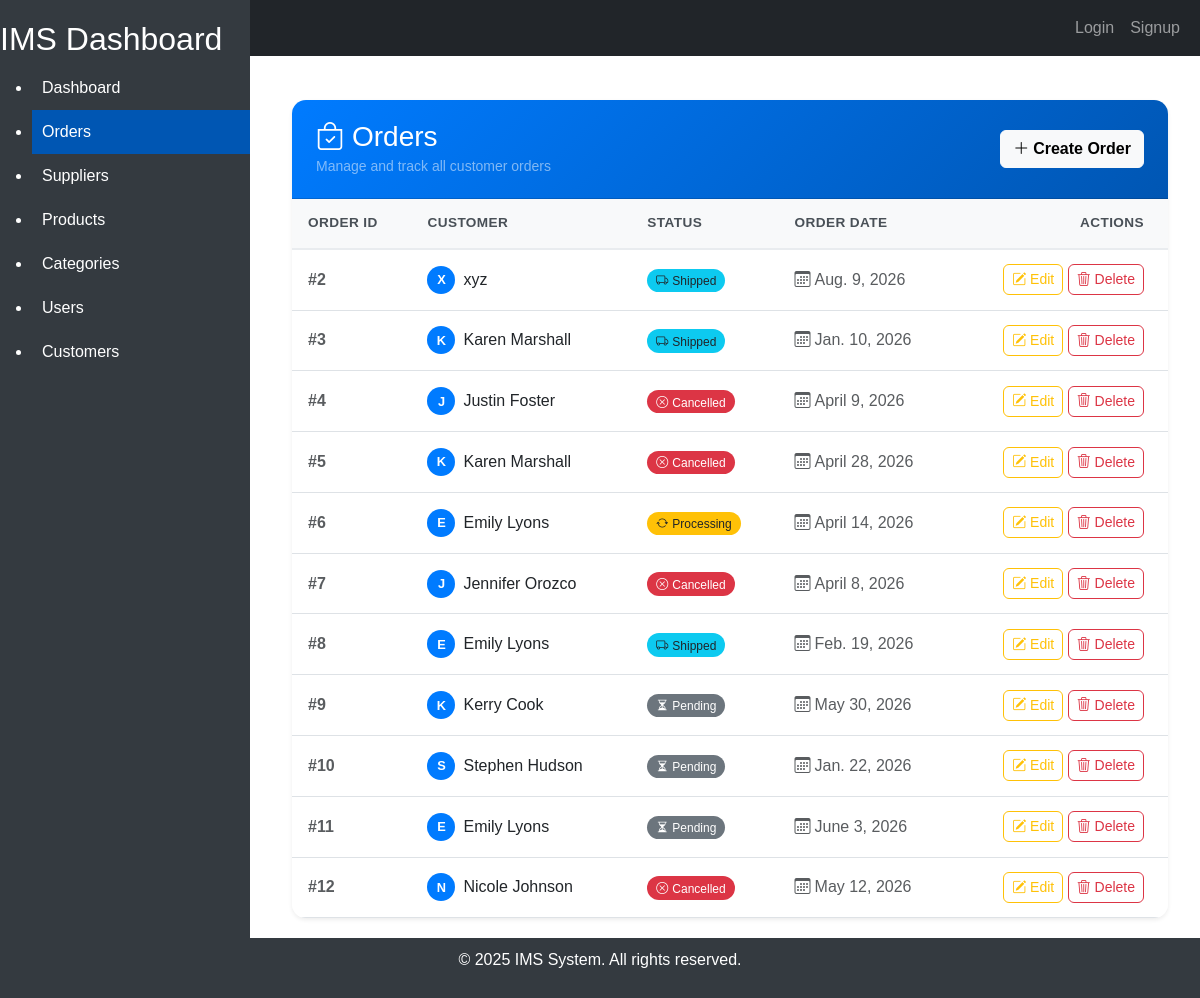
Screenshot of /orders/ with the database file from the repository.
### Orders/models.py (models this page shows, shortened)
class Order(models.Model):
    class OrderStatus(models.TextChoices):
        PENDING = "Pending"
        PROCESSING = "Processing"
        SHIPPED = "Shipped"
        DELIVERED = "Delivered"
        CANCELLED = "Cancelled"
    order_id = models.AutoField(primary_key=True)
    customer = models.ForeignKey(Customer, on_delete=models.CASCADE)
    order_date = models.DateField(default=None,blank=True)
    status = models.CharField(max_length=100, choices=OrderStatus.choices, default=OrderStatus.PENDING)
    order_details = models.ManyToManyField(Product)

### customer/models.py (models this page shows, shortened)
class Customer(models.Model):
    id = models.AutoField(primary_key=True)
    name = models.CharField(max_length=100)
    email = models.EmailField(unique=True)
    phone = models.CharField(max_length=15, blank=True, null=True)
    address = models.TextField(blank=True, null=True)
    created_at = models.DateTimeField(auto_now_add=True)
    updated_at = models.DateTimeField(auto_now=True)
    class Meta:
        db_table = 'customers'
        verbose_name = 'Customer'
        verbose_name_plural = 'Customers'

### Orders/views.py (the view)
# urls.py: path('orders/', views.order_list, name='order_list'),
def order_list(request):
    orders_list = Order.objects.all()
    paginator = Paginator(orders_list,25)
    page_number = request.GET.get('page')
    orders = paginator.get_page(page_number)
    return render(request, 'orders/order_list.html', {'orders': orders})

### Orders/templates/orders/order_list.html (shortened to what this page needs)
{% extends 'home/base.html' %}
{% block content %}
<link rel="stylesheet" href="https://cdn.jsdelivr.net/npm/bootstrap-icons@1.11.3/font/bootstrap-icons.css">
<div class="container mt-4">
    <div class="orders-card card border-0 shadow-sm">
        <div class="card-header orders-header d-flex flex-wrap justify-content-between align-items-center gap-2">
            <div>
                <h3 class="mb-0"><i class="bi bi-bag-check me-2"></i>Orders</h3>
                <small class="text-white-50">Manage and track all customer orders</small>
            </div>
            <a href="{% url 'order_create' %}" class="btn btn-light fw-semibold">
                <i class="bi bi-plus-lg me-1"></i>Create Order
            </a>
        </div>
        <div class="card-body p-0">
            <div class="table-responsive">
                <table class="table table-hover align-middle mb-0 orders-table">
                    <thead>
                        <tr>
                            <th>Order ID</th>
                            <th>Customer</th>
                            <th>Status</th>
                            <th>Order Date</th>
                            <th class="text-end pe-4">Actions</th>
                        </tr>
                    </thead>
                    <tbody>
                        {% for order in orders %}
                        <tr>
                            <td class="fw-semibold text-muted">#{{ order.order_id }}</td>
                            <td>
                                <div class="d-flex align-items-center gap-2">
                                    <span class="avatar-circle">{{ order.customer.name|slice:":1"|upper }}</span>
                                    <span>{{ order.customer.name }}</span>
                                </div>
                            </td>
                            <td>
                                {% if order.status == 'Pending' %}
                                <span class="badge status-badge bg-secondary"><i class="bi bi-hourglass-split me-1"></i>{{ order.status }}</span>
                                {% elif order.status == 'Processing' %}
                                <span class="badge status-badge bg-warning text-dark"><i class="bi bi-arrow-repeat me-1"></i>{{ order.status }}</span>
                                {% elif order.status == 'Shipped' %}
                                <span class="badge status-badge bg-info text-dark"><i class="bi bi-truck me-1"></i>{{ order.status }}</span>
                                {% elif order.status == 'Delivered' %}
                                <span class="badge status-badge bg-success"><i class="bi bi-check-circle me-1"></i>{{ order.status }}</span>
                                {% elif order.status == 'Cancelled' %}
                                <span class="badge status-badge bg-danger"><i class="bi bi-x-circle me-1"></i>{{ order.status }}</span>
                                {% else %}
                                <span class="badge status-badge bg-secondary">{{ order.status }}</span>
                                {% endif %}
                            </td>
                            <td class="text-muted"><i class="bi bi-calendar3 me-1"></i>{{ order.order_date }}</td>
                            <td class="text-end pe-4">
                                <a href="{% url 'order_update' order.order_id %}" class="btn btn-sm btn-outline-warning" title="Edit order">
                                    <i class="bi bi-pencil-square"></i> Edit
                                </a>
                                <a href="{% url 'order_delete' order.order_id %}" class="btn btn-sm btn-outline-danger" title="Delete order"
                                    onclick="return confirm('Are you sure you want to delete this order?');">
                                    <i class="bi bi-trash3"></i> Delete
                                </a>
                            </td>
                        </tr>
                        {% endfor %}
                    </tbody>
                </table>
            </div>
        </div>
    </div>
</div>
{% endblock %}

### home/templates/home/base.html (shortened to what this page needs)
<!DOCTYPE html>
<html lang="en">
<head>
    <link href="https://cdn.jsdelivr.net/npm/bootstrap@5.3.0-alpha1/dist/css/bootstrap.min.css" rel="stylesheet">
</head>
<body>
    <nav class="navbar navbar-expand-lg navbar-dark bg-dark">
        <div class="container-fluid">
            <a class="navbar-brand" href="#">IMS</a>
            <div class="collapse navbar-collapse" id="navbarNav">
                <ul class="navbar-nav ms-auto">
                    {% if user.is_authenticated %}
                    <li class="nav-item">
                        <a class="nav-link" href="#">Welcome, {{ user.username }}</a>
                    </li>
                    <li class="nav-item">
                        <a class="nav-link" href="{% url 'logout' %}">Logout</a>
                    </li>
                    {% else %}
                    <li class="nav-item">
                        <a class="nav-link" href="{% url 'login' %}">Login</a>
                    </li>
                    <li class="nav-item">
                        <a class="nav-link" href="{% url 'signup' %}">Signup</a>
                    </li>
                    {% endif %}
                </ul>
            </div>
        </div>
    </nav>
    <div class="sidebar">
        <h2>IMS Dashboard</h2>
        <ul>
            <li>
                <a href="{% url 'dashboard' %}"
                    class="{% if request.path == '/dashboard/' %}active{% endif %}">Dashboard</a>
            </li>
            <li>
                <a href="{% url 'order_list' %}"
                    class="{% if request.path == '/orders/' %}active{% endif %}">Orders</a>
            </li>
            <li>
                <a href="{% url 'supplier-list' %}"
                    class="{% if request.path == '/suppliers/' %}active{% endif %}">Suppliers</a>
            </li>
            <li>
                <a href="{% url 'product-list' %}"
                    class="{% if request.path == '/product/products/' %}active{% endif %}">Products</a>
            </li>
            <li>
                <a href="{% url 'category-list' %}"
                    class="{% if request.path == '/product/category/' %}active{% endif %}">Categories</a>
            </li>
            <li>
                <a href="{% url 'user-list' %}"
                    class="{% if request.path == '/user/users/' %}active{% endif %}">Users</a>
            </li>
            <li>
                <a href="{% url 'customer-list' %}"
                    class="{% if request.path == '/customers/' %}active{% endif %}">Customers</a>
            </li>
        </ul>
    </div>
    <div class="content">
        {% block content %}
        {% endblock %}
    </div>
    <footer class="footer">
        <div class="container">
            <p>&copy; 2025 IMS System. All rights reserved.</p>
        </div>
    </footer>
</body>
</html>

### home/templates/home/base.html (style rules this page uses)
body { font-family: Arial, sans-serif; display: flex; flex-direction: column; min-height: 100vh; }
.sidebar { position: fixed; top: 0; left: 0; height: 100%; width: 250px; background-color: #343a40; color: #fff; padding-top: 20px; }
.sidebar a { color: #fff; text-decoration: none; padding: 10px; display: block; }
.sidebar .active { background-color: #0056b3; }
.content { margin-left: 260px; padding: 20px; flex: 1; }
.footer { background-color: #343a40; color: white; text-align: center; padding: 10px 0; position: relative; width: 100%; }

### Orders/templates/orders/order_list.html (style rules this page uses)
.orders-card { border-radius: 14px; overflow: hidden; }
.orders-header { background: linear-gradient(135deg, #007bff, #0056b3); color: #fff; padding: 1.25rem 1.5rem; }
.orders-table thead th { background-color: #f8f9fa; color: #495057; font-size: 0.85rem; text-transform: uppercase; letter-spacing: 0.03em; border-bottom: 2px solid #e9ecef; padding: 0.9rem 1rem; }
.orders-table td { padding: 0.9rem 1rem; vertical-align: middle; }
.orders-table tbody tr { transition: background-color 0.15s ease-in-out; }
.status-badge { padding: 0.45em 0.75em; font-weight: 500; border-radius: 30px; }
.avatar-circle { width: 28px; height: 28px; border-radius: 50%; background-color: #007bff; color: #fff; display: inline-flex; align-items: center; justify-content: center; font-size: 0.8rem; font-weight: 600; flex-shrink: 0; }
.orders-table .btn { border-radius: 6px; }

### rows the page displays
Order: order_id "2", customer.name "X", customer.name "xyz", status "Shipped", order_date "Aug. 9, 2026"
Order: order_id "3", customer.name "K", customer.name "Karen Marshall", status "Shipped", order_date "Jan. 10, 2026"
Order: order_id "4", customer.name "J", customer.name "Justin Foster", status "Cancelled", order_date "April 9, 2026"
Order: order_id "5", customer.name "K", customer.name "Karen Marshall", status "Cancelled", order_date "April 28, 2026"
Order: order_id "6", customer.name "E", customer.name "Emily Lyons", status "Processing", order_date "April 14, 2026"
Order: order_id "7", customer.name "J", customer.name "Jennifer Orozco", status "Cancelled", order_date "April 8, 2026"
Order: order_id "8", customer.name "E", customer.name "Emily Lyons", status "Shipped", order_date "Feb. 19, 2026"
Order: order_id "9", customer.name "K", customer.name "Kerry Cook", status "Pending", order_date "May 30, 2026"
Order: order_id "10", customer.name "S", customer.name "Stephen Hudson", status "Pending", order_date "Jan. 22, 2026"
Order: order_id "11", customer.name "E", customer.name "Emily Lyons", status "Pending", order_date "June 3, 2026"
Order: order_id "12", customer.name "N", customer.name "Nicole Johnson", status "Cancelled", order_date "May 12, 2026"
